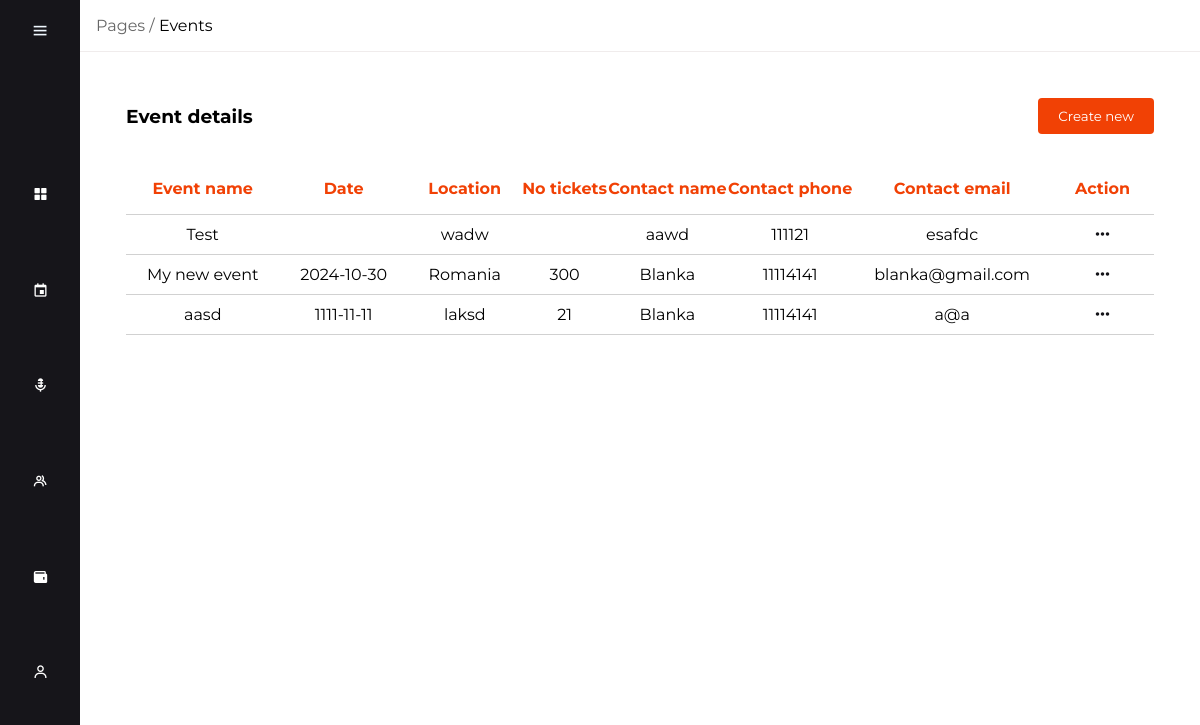
Before: /adminDashboard/public/events/events.php (signed in) with the older database file.
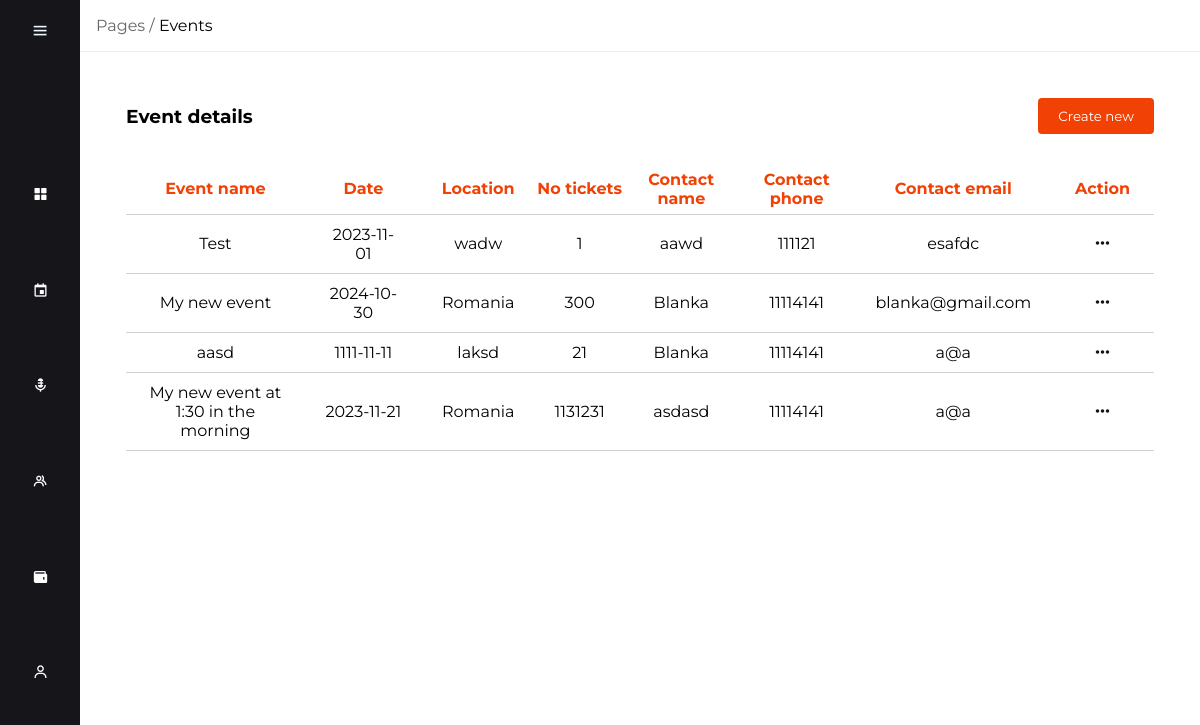
After: the same page with the newer database file.
### tables this page shows
CREATE TABLE `event` (
                         `ID` int(11) NOT NULL,
                         `Name` varchar(255) DEFAULT NULL,
                         `Date` date DEFAULT NULL,
                         `Location` varchar(255) DEFAULT NULL,
                         `Tickets` int(11) DEFAULT NULL,
                         `ContactName` varchar(255) DEFAULT NULL,
                         `ContactPhone` varchar(255) DEFAULT NULL,
                         `ContactEmail` varchar(255) DEFAULT NULL
);

### adminDashboard/public/events/events.php (the view, shortened to what this page needs)
<!DOCTYPE html>
<html lang="en">
<head>
    <link rel="stylesheet" href="../../assets/css/style.css">
    <link rel="stylesheet" href="../../assets/css/pages.css">
    <link rel="stylesheet" href="../../assets/css/medias.css">
    <link rel='stylesheet' href='https://unpkg.com/boxicons@2.1.4/css/boxicons.min.css' >
    <link rel="stylesheet" href="https://cdnjs.cloudflare.com/ajax/libs/font-awesome/5.15.4/css/all.min.css">
</head>
<body>
    <nav class="sidebar">
        <div class="top">
            <i class="bx bx-menu" id="btn"></i>
        </div>
        <div class="bottom">
            <ul class="nav-list">
                <li>
                    <a href="../index.php">
                        <i class="bx bxs-grid-alt"></i>
                    </a>
                </li>
                <li>
                    <a href="events.php">
                        <i class="bx bx-calendar-event"></i>
                    </a>
                </li>
                <li>
                    <a href="../speakers/speakers.php">
                        <i class="bx bxs-microphone-alt"></i>
                    </a>
                </li>
                <li>
                    <a href="../partners/partners.php">
                        <i class="bx bx-group"></i>
                    </a>
                </li>
                <li>
                    <a href="../sponsors/sponsors.php">
                        <i class="bx bxs-wallet"></i>
                    </a>
                </li>
                <li>
                    <a href="../users/users.php">
                        <i class='bx bx-user'></i>
                    </a>
                </li>
            </ul>
        </div>
    </nav>
    <div class="main-content">
        <div class="container-path">
            <p><span class="container-path-pages">Pages /</span> Events</p>
        </div>
        <div class="container-main">
            <div class="table-wrapper">
                <div class="table-header">
                    <h3 class="event-title">Event details</h3>
                    <button class="add-button">
                    <a href="events-add.php">
                            Create new
                        </a>
                    </button>
                </div>
                <div>
                    <?php
                        include("../../src/conectare.php");
                        if($result = $mysqli->query("SELECT * FROM event ORDER BY id"))
                        {
                            if($result->num_rows > 0)
                            {
                                echo "<table>";
                                echo
                                "
                                    <thead>
                                        <tr>
                                            <th>Event name</th>
                                            <th>Date</th>
                                            <th>Location</th>
                                            <th>No tickets</th>
                                            <th>Contact name</th>
                                            <th>Contact phone</th>
                                            <th>Contact email</th>
                                            <th>Action</th>
                                        </tr>
                                    </thead>
                                ";
                                while($row = $result->fetch_object())
                                {
                                    echo "<tbody>";
                                        echo "<tr>";
                                            echo "<td>" . $row->Name . "</td>";
                                            echo "<td>" . $row->Date . "</td>";
                                            echo "<td>" . $row->Location . "</td>";
                                            echo "<td>" . $row->Tickets . "</td>";
                                            echo "<td>" . $row->ContactName . "</td>";
                                            echo "<td>" . $row->ContactPhone . "</td>";
                                            echo "<td>" . $row->ContactEmail . "</td>";
                                            echo "<td>";
                                                    echo "<i class='fa-solid fa-ellipsis dropdown-button' onclick='toggleDropdown(this)'></i>";
                                            echo "</td>";
                                        echo "</tr>";
                                    echo "</tbody>";
                                }
                                echo "</table>";
                            }
                            else
                            {
                                echo "There are no records in the table.";
                            }
                        }
                        else
                        {
                            echo "Error " . $mysqli->error();
                        }
                    ?>
                </div>
            </div>
        </div>
    </div>
</body>
</html>

Changed rows visible on the page:
changed event "Test": Date (not shown) → "2023-11-01"; Tickets (not shown) → "1"
added event: Name "My new event at 1:30 in the morning", Date "2023-11-21", Location "Romania", Tickets "1131231", ContactName "asdasd", ContactPhone "11114141", ContactEmail "a@a"
